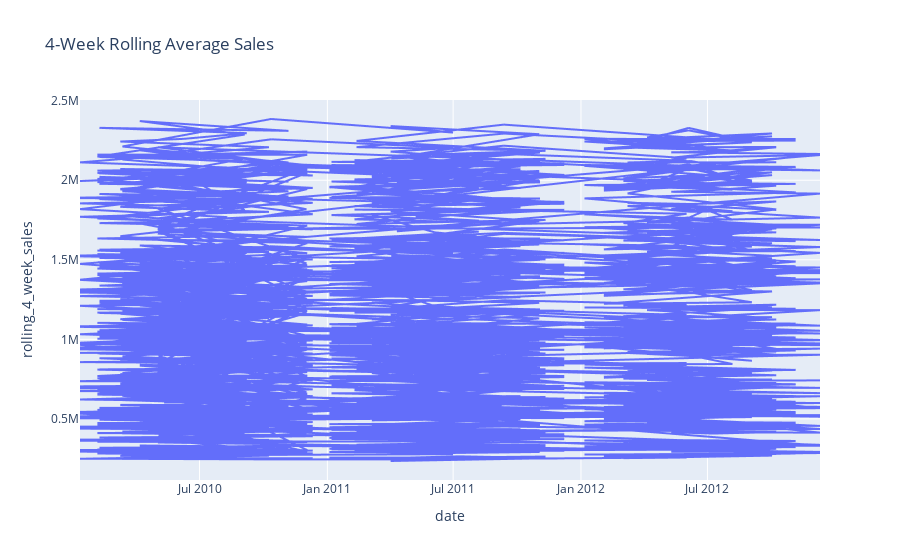

The cell this chart's notebook holds for it:
### Code cell
df['rolling_4_week_sales'] = df['weekly_sales'].rolling(window=4).mean()

fig = px.line(df, x='date', y='rolling_4_week_sales', title='4-Week Rolling Average Sales')
fig.show()

### Figure 1 — Plotly figure (JSON) as saved in the notebook; plotly's stock layout.template omitted (floating-point values rounded to 4 significant figures; data arrays with more than 128 entries replaced by an {"elided": "..."} marker saying what was removed)
{"data": [{"hovertemplate": "date=%{x}<br>rolling_4_week_sales=%{y}<extra></extra>", "legendgroup": "", "line": {"color": "#636efa", "dash": "solid"}, "marker": {"symbol": "circle"}, "mode": "lines", "name": "", "showlegend": false, "type": "scattergl", "x": {"elided": "2565 str values"}, "xaxis": "x", "y": {"elided": "2565 float values"}, "yaxis": "y"}], "layout": {"legend": {"tracegroupgap": 0}, "title": {"text": "4-Week Rolling Average Sales"}, "xaxis": {"anchor": "y", "domain": [0, 1], "title": {"text": "date"}}, "yaxis": {"anchor": "x", "domain": [0, 1], "title": {"text": "rolling_4_week_sales"}}}}
